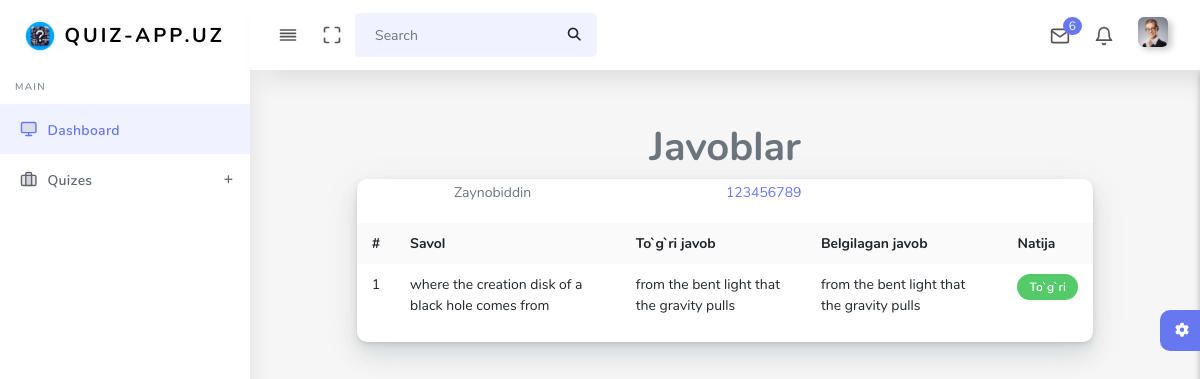
The app's page /result-detail/18 with its own data.
### main/models.py (models this page shows, shortened)
class QuizTaker(models.Model):
    full_name = models.CharField(max_length=255)
    phone = models.CharField(max_length=255)
    email = models.EmailField(blank=True, null=True)
    quiz = models.ForeignKey(Quiz, on_delete=models.CASCADE)

class Answer(models.Model):
    taker = models.ForeignKey(QuizTaker, on_delete=models.DO_NOTHING)
    question = models.ForeignKey(Question, on_delete=models.CASCADE)
    answer = models.ForeignKey(Option, on_delete=models.CASCADE)
    is_correct = models.BooleanField()

class Question(models.Model):
    quiz = models.ForeignKey(Quiz, on_delete=models.CASCADE)
    title = models.TextField()
    @property
    def correct_answer(self, *args, **kwargs):
        try:
            data = Option.objects.get(question_id=self.id, is_correct=True)
        except:
            data = False
        return data

class Option(models.Model):
    question = models.ForeignKey(Question, on_delete=models.CASCADE)
    name = models.TextField()
    is_correct = models.BooleanField(default=False)

### main/views.py (the view)
# urls.py: path('result-detail/<int:id>', views.result_detail , name ='result_detail' ),
def result_detail(request, id):
    result = Result.objects.get(id=id)
    answers = Answer.objects.filter(taker=result.taker)
    context = {
        'taker':result.taker,
        'answers':answers
    }
    return render(request, 'quiz/result-detail.html', context)

### templates/quiz/result-detail.html (shortened to what this page needs)
{%extends 'base.html'%}
  {%block content%}
        <section class="section" >
          <div class="row d-flex justify-content-center">
            <h1 class="col-12" style="text-align: center;">Javoblar</h1>
          <div class="col-12 col-md-10 col-lg-10">
            <div class="card">
                <div class="d-flex justify-content-around">
                    <p>{{taker.full_name}}</p>
                    <p><a href="tel:{{taker.phone}}">{{taker.phone}}</a></p>
                </div>
              <div class="card-body p-0">
                <div class="table-responsive">
                  <table class="table table-striped table-md">
                    <tbody><tr>
                      <th>#</th>
                      <th>Savol</th>
                      <th>To`g`ri javob</th>
                      <th>Belgilagan javob</th>
                      <th>Natija</th>
                    </tr>
                    {% for answer in answers %}
                    <tr>
                      <td>{{forloop.counter}}</td>
                      <td>{{answer.question.title}}</td>
                      <td>{{answer.question.correct_answer.name}}</td>
                      <td>{{answer.answer.name}}</td>
                      {% if answer.is_correct %}
                        <td><div class="badge badge-success">To`g`ri</div></td>
                      {% else %}
                        <td><div class="badge badge-danger">Xato</div></td>
                      {% endif %}
                    </tr>
                    {% endfor %}
                  </tbody></table>
                </div>
              </div>
            </div>
          </div>
        </div>
        </section>
        <div class="settingSidebar">
          <a href="javascript:void(0)" class="settingPanelToggle"> <i class="fa fa-spin fa-cog"></i>
          </a>
        </div>
  {%endblock%}

### records on screen
QuizTaker: full_name "Zaynobiddin", phone "123456789"
Answer: question "where the creation disk of a black hole comes from", question.correct_answer.name "from the bent light that the gravity pulls", answer.name "from the bent light that the gravity pulls", is_correct "To`g`ri"
